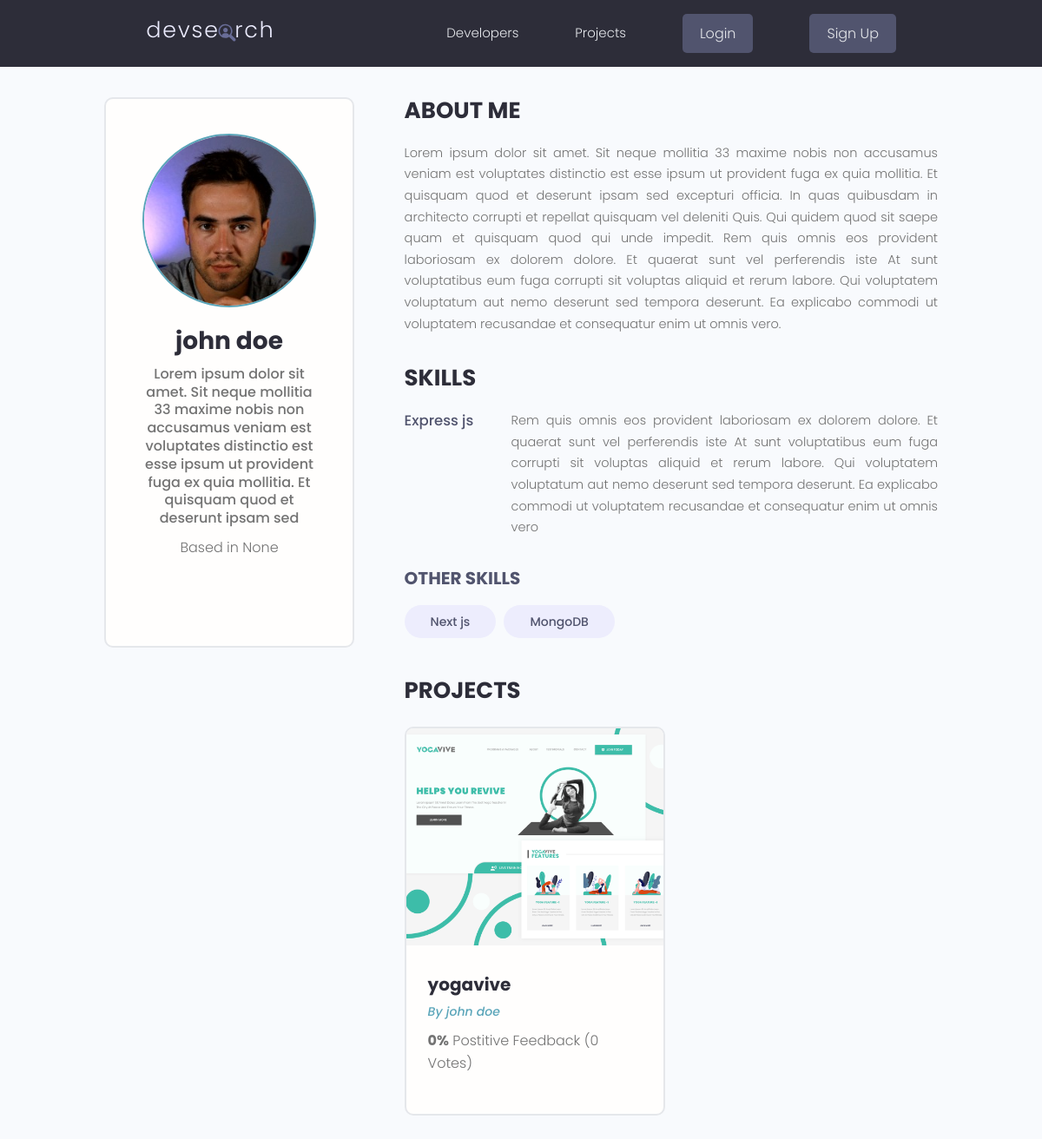
The page /profile/1e8e0196-5b1d-42da-9db8-a0c894650fec/ on the database its author committed.
### users/models.py (models this page shows, shortened)
class Profile(models.Model):
    id = models.UUIDField(default=uuid.uuid4, unique=True, primary_key=True, editable=False)
    user = models.OneToOneField(User, on_delete=models.CASCADE)
    name = models.CharField(max_length=200)
    email = models.EmailField(max_length=500)
    username = models.CharField(max_length=200)
    location = models.CharField(max_length=200, blank=True, null=True)
    short_intro = models.CharField(max_length=200, blank=True, null=True)
    bio = models.TextField(blank=True, null=True)
    profile_image = models.ImageField(null=True, blank=True, upload_to='profiles/', default="profiles/user-default.png")
    social_github = models.CharField(max_length=200, blank=True, null=True)
    social_twitter = models.CharField(max_length=200, blank=True, null=True)
    social_linkedin = models.CharField(max_length=200, blank=True, null=True)
    social_youtube = models.CharField(max_length=200, blank=True, null=True)
    social_website = models.CharField(max_length=200, blank=True, null=True)
    created = models.DateTimeField(auto_now_add=True)

class Skill(models.Model):
    id = models.UUIDField(default=uuid.uuid4, unique=True, primary_key=True, editable=False)
    owner = models.ForeignKey(Profile, on_delete=models.CASCADE)
    name = models.CharField(max_length=200)
    description = models.TextField(null=True, blank=True)
    created = models.DateTimeField(auto_now_add=True)
    def __str__(self):
        return self.name

### projects/models.py (models this page shows, shortened)
class Project(models.Model):
    id = models.UUIDField(default=uuid.uuid4, unique=True, primary_key=True, editable=False)
    owner = models.ForeignKey(
        Profile, on_delete=models.CASCADE, related_name='projects')
    title = models.CharField(max_length=200)
    description = models.TextField(null=True, blank=True)
    featured_image = models.ImageField(
        null=True, blank=True, default="default.jpg")
    demo_link = models.CharField(max_length=2000, null=True, blank=True)
    source_link = models.CharField(max_length=2000, null=True, blank=True)
    tags = models.ManyToManyField('Tag', blank=True)
    vote_total = models.IntegerField(default=0, null=True, blank=True)
    vote_ratio = models.IntegerField(default=0, null=True, blank=True)
    created = models.DateTimeField(auto_now_add=True)

### users/views.py (the view)
# urls.py: path('profile/<str:pk>/', views.user_profile, name="user-profile"),
def user_profile(request, pk):
    profile = Profile.objects.get(pk=pk)
    other_skills = profile.skill_set.filter(description = "") # Get all skills that have no description
    top_skills = profile.skill_set.exclude(description__exact="") # Get all skills that have a description
    return render(request, 'users/user-profile.html', {"profile": profile, "other_skills": other_skills, "top_skills": top_skills})

### users/templates/users/user-profile.html (shortened to what this page needs)
{% extends 'base.html' %}
{% block content %}
<main class="profile my-md">
    <div class="container">
        <div class="layout">
            <div class="column column--1of3">
                <div class="card text-center">
                    <div class="card__body dev">
                        <img class="avatar avatar--xl" src="{{ profile.profile_image.url }}" />
                        <h2 class="dev__name">{{profile.name}}</h2>
                        <p class="dev__title">{{profile.short_intro}}</p>
                        <p class="dev__location">Based in {{profile.location}}</p>
                    </div>
                </div>
            </div>
            <div class="column column--2of3">
                <div class="devInfo">
                    <h3 class="devInfo__title">About Me</h3>
                    <p class="devInfo__about">{{profile.bio}}</p>
                </div>
                <div class="devInfo">
                    <h3 class="devInfo__title">Skills</h3>
                    <div class="devInfo__skills">
                        {% for skill in top_skills %}
                        <div class="devSkill">
                            <h4 class="devSkill__title">{{skill.name}}</h4>
                            <p class="devSkill__info">{{skill.description}}</p>
                        </div>
                        {% endfor %}
                        <h3 class="devInfo__subtitle">Other Skills</h3>
                        <div class="devInfo__otherSkills">
                            {% for skill in other_skills %}
                            <span class="tag tag--pill tag--sub tag--lg">
                                <small>{{skill}}</small>
                            </span>
                            {% endfor %}
                        </div>
                    </div>
                </div>
                <div class="devInfo">
                    <h3 class="devInfo__title">Projects</h3>
                    <div class="grid grid--two">
                        {% for project in profile.projects.all %}
                        <div class="column">
                            <div class="card project">
                                <a href="{% url 'project' project.id %}" class="project">
                                    <img class="project__thumbnail" src="{{project.featured_image.url}}"
                                        alt="project thumbnail" />
                                    <div class="card__body">
                                        <h3 class="project__title">{{project.title}}</h3>
                                        <p><a class="project__author"
                                                href="{% url 'user-profile' project.owner.id %}">By
                                                {{project.owner.name}}</a>
                                        </p>
                                        <p class="project--rating">
                                            <span style="font-weight: bold;">{{project.vote_ratio}}%</span> Postitive
                                            Feedback ({{project.vote_total}} Vote{{project.vote_total|pluralize:"s"}})
                                        </p>
                                    </div>
                                </a>
                            </div>
                        </div>
                        {% endfor %}
                    </div>
                </div>
            </div>
        </div>
    </div>
</main>
{% endblock content %}

### static/styles/app.css (style rules this page uses)
:root { --color-sub: #2d2d39; }
.card { border: 2px solid var(--color-light); }
img { width: 100%; }
.profile .card > .dev { padding: 4rem; }
.dev__name { color: var(--color-sub); font-size: 2.8rem; font-weight: 700; margin-top: 1rem; margin-bottom: 0.5rem; }
.dev__title { font-size: 1.6rem; font-weight: 500; line-height: 1.3; }
.dev__location { margin-top: 1rem; }
.devInfo { margin-bottom: 3rem; }
.devInfo__title, .devInfo__subtitle { font-size: 2.6rem; color: var(--color-sub); text-transform: uppercase; font-weight: 700; margin-bottom: 1.5rem; }
.devInfo__subtitle { font-size: 2rem; color: var(--color-sub-light); }
.devInfo__about, .devSkill__info { font-size: 1.45rem; line-height: 1.7; text-align: justify; }
.devSkill { margin-bottom: 3rem; }
.devSkill__title { font-size: 1.65rem; font-weight: 500; color: var(--color-sub-light); }
@media screen and (min-width: 700px) { .devSkill { display: flex; justify-content: space-between; gap: 3rem; } }
@media screen and (min-width: 700px) { .devSkill__info { flex-basis: 80%; } }
.project__author { font-size: 1.4rem; font-style: italic; }
.project--rating { margin-bottom: 1.6em; margin-top: .5em; }
.project__thumbnail { height: 25rem; object-fit: cover; object-position: top center; }
.project__title { font-size: 2rem; font-weight: 700; color: var(--color-sub); }

### static/uikit/styles/modules/_variables.css (style rules this page uses)
:root { --color-main: #5aa5b9; --color-main-light: #e6faff; --color-sub: #3f4156; --color-sub-light: #51546e; --color-sub-lighter: #ededfd; --color-text: #737373; --color-gray: #8b8b8b; --color-light: #e5e7eb; --color-light-gray: #767676; --color-bg: #f8fafd; --color-white: #fffefd; --color-white-light: #f3f3f3; --color-success: #359e64; --color-success-bg: #def8e8; --color-error: #fc4b0b; --color-error-bg: #fff2ee; --font-base: 'Poppins', arial, helvetica, 'Segoe UI', roboto, ubuntu, sans-serif; --font-monospace: 'Fira Code', 'Courier New', courier, monospace; --font-regular: 300; --font-medium: 500; --font-bold: 700; --generic-shadow: 1px 1px 5px #00000010; --generic-transition: all 0.3s ease-in-out; }

### static/uikit/styles/modules/_base.css (style rules this page uses)
* { margin: 0; padding: 0; box-sizing: border-box; text-rendering: optimizeLegibility; color: inherit; font-size: inherit; }
html { font-size: 50%; }
@media only screen and (min-width: 480px) { html { font-size: 56.25%; } }
@media only screen and (min-width: 1200px) { html { font-size: 62.5%; } }
body { line-height: 1.6; font-weight: 400; font-size: 1.5rem; color: var(--color-text); background-color: var(--color-bg); min-height: 100vh; }

### static/uikit/styles/modules/_typography.css (style rules this page uses)
* { font-family: var(--font-base); }
h2 { font-size: 3.6rem; font-weight: var(--font-bold); }
h3 { font-size: 3.2rem; font-weight: var(--font-medium); }
h4 { font-size: 2.8rem; font-weight: var(--font-medium); }
p, span, strong { font-size: 1.6rem; color: var(--color-text); font-weight: var(--font-regular); }
a { padding-bottom: 2px; text-decoration: none; display: inline-block; color: var(--color-main); font-weight: var(--font-medium); }

### static/uikit/styles/modules/_utilities.css (style rules this page uses)
.container { width: 92%; max-width: 165rem; margin: 0 auto; box-sizing: border-box; }
@media screen and (min-width: 1000px) { .container { width: 90%; } }
@media screen and (min-width: 1200px) { .container { width: 80%; } }
.text-center { text-align: center; }
.my-md { margin: 3rem auto; }

### static/uikit/styles/modules/_avatar.css (style rules this page uses)
.avatar { border-radius: 50%; border: 2px solid var(--color-main); object-fit: cover; }
.avatar--xl { height: 20rem; width: 20rem; }

### static/uikit/styles/modules/_card.css (style rules this page uses)
.card { border-radius: 1rem; background-color: var(--color-white); border: 1.5px solid var(--color-light); width: auto; height: auto; margin-top: 0.5rem; margin-bottom: 0.5rem; overflow: hidden; }
.card__body, .card__header { padding: 2rem 2.5rem; }

### static/uikit/styles/modules/_tag.css (style rules this page uses)
.tag { display: inline-flex; align-items: center; background-color: var(--color-sub); height: -webkit-fit-content; height: -moz-fit-content; height: fit-content; width: -webkit-fit-content; width: -moz-fit-content; width: fit-content; border-radius: 0.5rem; padding: 0.5rem 1.5rem; font-size: 1.2rem; cursor: pointer; }
.tag:not(:last-child) { margin-right: 0.25rem; margin-bottom: 0.75rem; }
.tag > small { color: var(--color-white); }
.tag--pill { border-radius: 5rem; }
.tag--sub, .tag--sub > small { background: var(--color-sub-lighter); color: var(--color-sub-light); font-weight: 500; }
.tag--lg { padding: 0.8rem 3rem; font-size: 1.4rem; }
.tag--lg:not(:last-child) { margin-right: 0.5rem; margin-bottom: 1rem; }

### rows shown on the page
Profile: profile_image (picture), name "john doe", short_intro "Lorem ipsum dolor sit amet. Sit neque mollitia 33 maxime nobis non accusamus veniam est voluptates distinctio est esse ipsum ut provident fuga ex quia mollitia. Et quisquam quod et deserunt ipsam sed", location "None", bio "Lorem ipsum dolor sit amet. Sit neque mollitia 33 maxime nobis non accusamus veniam est voluptates distinctio est esse ipsum ut provident fuga ex quia mollitia. Et quisquam quod et deserunt ipsam sed excepturi officia. In quas quibusdam in architecto corrupti et repellat quisquam vel deleniti Quis. Qui quidem quod sit saepe quam et quisquam quod qui unde impedit. Rem quis omnis eos provident laboriosam ex dolorem dolore. Et quaerat sunt vel perferendis iste At sunt voluptatibus eum fuga corrupti sit voluptas aliquid et rerum labore. Qui voluptatem voluptatum aut nemo deserunt sed tempora deserunt. Ea explicabo commodi ut voluptatem recusandae et consequatur enim ut omnis vero."
Skill: name "Express js", description "Rem quis omnis eos provident laboriosam ex dolorem dolore. Et quaerat sunt vel perferendis iste At sunt voluptatibus eum fuga corrupti sit voluptas aliquid et rerum labore. Qui voluptatem voluptatum aut nemo deserunt sed tempora deserunt. Ea explicabo commodi ut voluptatem recusandae et consequatur enim ut omnis vero"
Skill: name "Next js"
Skill: name "MongoDB"
Project: featured_image (picture), title "yogavive", owner.name "john doe", vote_ratio "0", vote_total "0"
